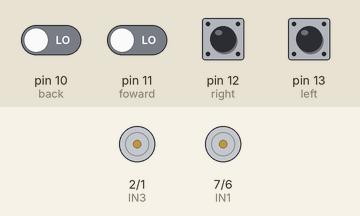
Simulated run of this sketch. Board: Arduino Uno, built with avr-gcc and run on an emulated ATmega328P. Parts: motor-driver pin pairs drawn as motors (green arrow = first pin HIGH = forward, orange = second pin HIGH = backward, longer = more drive). Inputs (shaded band) come from the test bench; at power-on: pin 10 (back), pin 11 (foward), pin 12 (right), pin 13 (left) LOW.

Above: at 1.2 s.
1.3 s: pin 10 (back) driven HIGH
At 2.0 s:
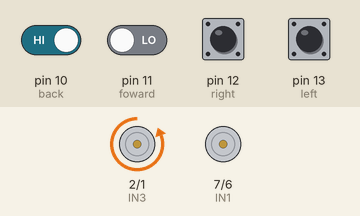
4.3 s: pin 11 (foward) driven HIGH
At 5.3 s:
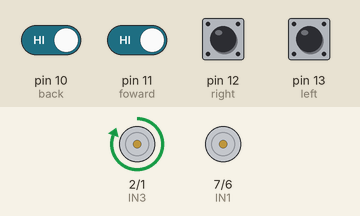
7.3 s: pin 12 (right) pulled HIGH for 0.15 s
At 8.7 s:
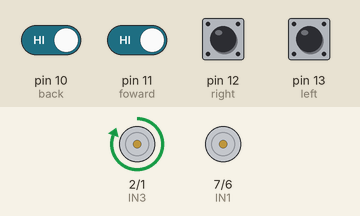
10.4 s: pin 10 (back) driven LOW and pin 12 (right) driven HIGH
At 11.0 s:
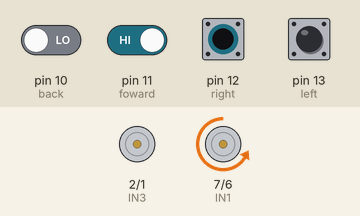
13.4 s: pin 12 (right) driven LOW
At 14.0 s:
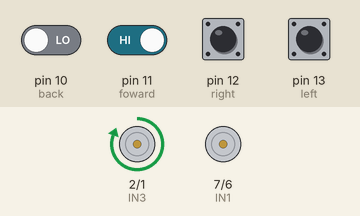
16.4 s: pin 12 (right) driven HIGH
At 17.5 s:
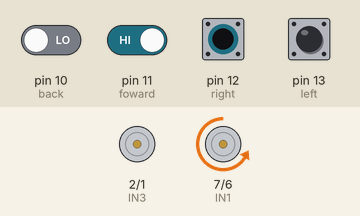
Timing chart, 0 to 19.4 s (numbered marks = the images above; inputs shaded):
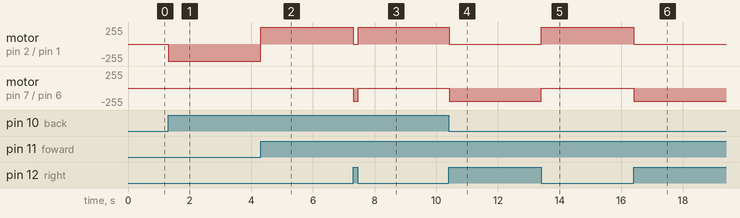

The sketch:

TAYFUN_FIRTINA_DC_MOTOR.ino
```cpp
//ARKA TEKER
int IN4=1;
int IN3=2;
int EN2=3; //pwm
//ÖN TEKER
int EN1=5; //pvm
int IN2=6;
int IN1=7;
//HIZ VE DÖNÜŞ
int hiz=200;
int donus=200;
//BUTONLAR
int left=13;
int right=12;
int foward=11;
int back=10;
//if İÇİN TANIMLAMA
int left_value;
int right_value;
int foward_value;
int back_value;

void setup() {
pinMode(left,INPUT);                //butonları Giriş yapma
pinMode(right,INPUT);
pinMode(foward,INPUT);
pinMode(back,INPUT);
}
void loop() {
left_value=digitalRead(left);       //LEFT butona basınca oku
right_value=digitalRead(right);     //RIGHT butona basınca oku
foward_value=digitalRead(foward);   //FOWARD butona basınca oku
back_value=digitalRead(back);       //BACK butona basınca oku

if(left_value==HIGH){
  analogWrite(IN1,donus);           //Sol butona basılırsa sola dön
  analogWrite(IN2,0);               //sağı iptal et
  delay(25);
  analogWrite(IN1,0);                //sistemi durdur
  analogWrite(IN2,0);                //sistemi durdur
  }
else if(right_value==HIGH){
  analogWrite(IN1,0);               //solu iptal et
  analogWrite(IN2,donus);           //Sağ butona basılırsa sağa dön
  delay(25);
  analogWrite(IN1,0);               //sistemi durdur
  analogWrite(IN2,0);               //sistemi durdur
  }
  else if(foward_value==HIGH){
  analogWrite(IN3,hiz);             //İleri basılınca ileri git
  analogWrite(IN4,0);               //geriyi iptal et
  delay(25);
  analogWrite(IN3,0);               //sistemi durdur
  analogWrite(IN4,0);               //sistemi durdur
  }
  else if(back_value==HIGH){
    analogWrite(IN3,0);             //ileriyi iptal et
    analogWrite(IN4,hiz);           //Geriye basılınca geri git
    delay(25);
    analogWrite(IN3,0);             //sistemi durdur
    analogWrite(IN4,0);             //sistemi durdur
  }
}
```

Measured:
- after the input at 1.3 s, motor on pin 2 (IN3) / pin 1 (IN4): stopped → backward 255/255 at once
- after the input at 4.3 s, motor on pin 2 (IN3) / pin 1 (IN4): backward 255/255 → forward 255/255 at once
- after the input at 7.3 s, motor on pin 2 (IN3) / pin 1 (IN4): forward 255/255 → stopped at once, → forward 255/255 0.15 s later; motor on pin 7 (IN1) / pin 6 (IN2): stopped → backward 200/255 at once, → stopped 0.15 s later
- after the input at 10.4 s, motor on pin 2 (IN3) / pin 1 (IN4): forward 255/255 → stopped at once; motor on pin 7 (IN1) / pin 6 (IN2): stopped → backward 200/255 at once
- after the input at 13.4 s, motor on pin 2 (IN3) / pin 1 (IN4): stopped → forward 255/255 at once; motor on pin 7 (IN1) / pin 6 (IN2): backward 200/255 → stopped at once
- after the input at 16.4 s, motor on pin 2 (IN3) / pin 1 (IN4): forward 255/255 → stopped at once; motor on pin 7 (IN1) / pin 6 (IN2): stopped → backward 200/255 at once
